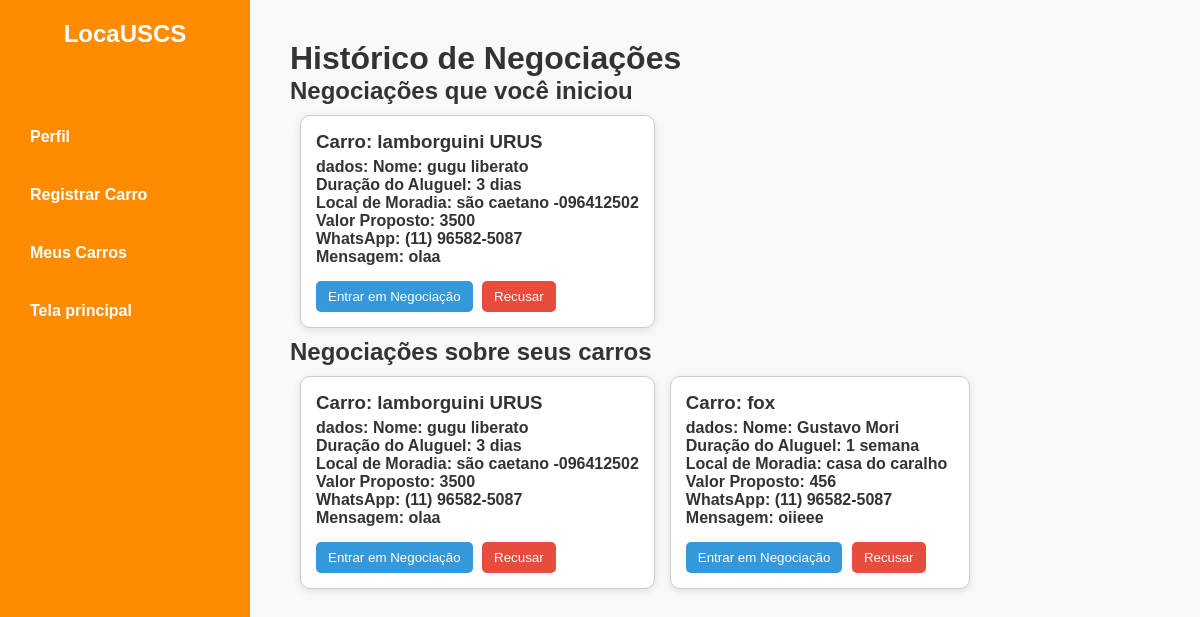
/negociacoes (signed in), run on the app's committed database.
### tables this page shows
CREATE TABLE negociacoes (
            id INTEGER PRIMARY KEY AUTOINCREMENT,
            carro_id INTEGER,
            descricao TEXT, -- agora permite NULL
            email_contato TEXT NOT NULL,
            telefone TEXT NOT NULL, status TEXT,
            FOREIGN KEY(carro_id) REFERENCES carros(id)
        );

CREATE TABLE carros (
        id INTEGER PRIMARY KEY AUTOINCREMENT,
        modelo TEXT NOT NULL,
        ano INTEGER NOT NULL,
        km INTEGER NOT NULL,
        lkm REAL NOT NULL,
        categoria TEXT NOT NULL,
        imagem TEXT NOT NULL,
        usuario_id INTEGER, id_usuario INTEGER,
        FOREIGN KEY (usuario_id) REFERENCES usuarios(id)
    );

### locauscs.py (the view, shortened to what this page needs)
@app.route('/negociacoes', methods=['GET', 'POST'])
def negociacoes():
    if 'user_id' not in session:
        return redirect(url_for('login'))
    user_id = session['user_id']
    conn = sqlite3.connect('locauscs.db')
    cursor = conn.cursor()
    cursor.execute('''
        SELECT n.id, c.modelo, n.descricao, n.email_contato, n.telefone, n.status
        FROM negociacoes n
        JOIN carros c ON n.carro_id = c.id
        WHERE c.usuario_id = ?
    ''', (user_id,))
    negociacoes_dono = cursor.fetchall()
    cursor.execute('''
        SELECT n.id, c.modelo, n.descricao, n.email_contato, n.telefone, n.status
        FROM negociacoes n
        JOIN carros c ON n.carro_id = c.id
        WHERE n.email_contato = (SELECT email FROM usuarios WHERE id = ?)
    ''', (user_id,))
    negociacoes_locatario = cursor.fetchall()
    conn.close()
    return render_template('negociacoes.html',
                           negociacoes_dono=negociacoes_dono,
                           negociacoes_locatario=negociacoes_locatario)

### templates/negociacoes.html (shortened to what this page needs)
<!DOCTYPE html>
<html lang="pt-br">
<head>
    <link rel="stylesheet" href="{{ url_for('static', filename='css/estilo.css') }}" />
</head>
<body>
    <div class="sidebar">
        <div class="logo"><h2>LocaUSCS</h2></div>
        <ul class="sidebar-links">
            <li><a href="{{ url_for('perfil') }}">Perfil</a></li>
            <li><a href="{{ url_for('registrar_carro') }}">Registrar Carro</a></li>
            <li><a href="{{ url_for('meus_carros') }}">Meus Carros</a></li>
            <li><a href="{{ url_for('home') }}">Tela principal</a></li>
        </ul>
    </div>
    <div class="content">
        <h1>Histórico de Negociações</h1>
        <h2>Negociações que você iniciou</h2>
        <div class="scroll-container">
            {% for negociacao in negociacoes_locatario %}
            <div class="negociacao">
                <h3>Carro: {{ negociacao[1] }}</h3>
                <strong><p>dados: {{ negociacao[2] | replace('\n', '<br>') | safe }}</p></strong>
                <button
                    class="btn btn-primary btn-negociacao"
                    data-negociacao='{{ negociacao|tojson|safe }}'
                >Entrar em Negociação</button>
                <form action="{{ url_for('recusar_negociacao') }}" method="post" style="display:inline;">
                    <button type="submit" class="btn btn-danger">Recusar</button>
                </form>
            </div>
            {% endfor %}
        </div>
        <h2>Negociações sobre seus carros</h2>
        <div class="scroll-container">
            {% for negociacao in negociacoes_dono %}
            <div class="negociacao">
                <h3>Carro: {{ negociacao[1] }}</h3>
                <strong><p>dados: {{ negociacao[2] | replace('\n', '<br>') | safe }}</p></strong>
                <button
                    class="btn btn-primary btn-negociacao"
                    data-negociacao='{{ negociacao|tojson|safe }}'
                >Entrar em Negociação</button>
                <form action="{{ url_for('recusar_negociacao') }}" method="post" style="display:inline;">
                    <button type="submit" class="btn btn-danger">Recusar</button>
                </form>
            </div>
            {% endfor %}
        </div>
    </div>
</body>
</html>

### static/css/estilo.css (style rules this page uses)
* { margin: 0; padding: 0; box-sizing: border-box; }
:root { --cor-primaria: #FF8C00; --cor-secundaria: #1E90FF; --cor-terciaria: #FFFFFF; --cor-hover-secundaria: #1565c0; }
body { font-family: Arial, sans-serif; background-color: #f9f9f9; color: #333; display: flex; min-height: 100vh; }
.sidebar { width: 250px; background-color: var(--cor-primaria); height: 100vh; padding: 20px; color: var(--cor-terciaria); position: fixed; top: 0; left: 0; display: flex; flex-direction: column; }
.sidebar .logo h2 { text-align: center; margin-bottom: 30px; }
.sidebar-links { list-style-type: none; padding: 0; margin-top: 20px; }
.sidebar-links li { margin: 20px 0; }
.sidebar-links a { color: var(--cor-terciaria); text-decoration: none; font-weight: bold; display: block; padding: 10px; border-radius: 5px; }
.content { margin-left: 250px; padding: 40px; flex: 1; overflow-y: auto; height: 100vh; }

### templates/negociacoes.html (style rules this page uses)
.scroll-container { display: flex; overflow-x: auto; padding: 10px; gap: 15px; }
.negociacao { min-width: 300px; border: 1px solid #ccc; padding: 15px; background-color: #fff; border-radius: 10px; box-shadow: 0 2px 8px rgba(0,0,0,0.1); flex-shrink: 0; position: relative; }
.negociacao h3 { margin-top: 0; }
.negociacao p { margin: 5px 0; white-space: pre-line; }
.btn { padding: 8px 12px; margin-top: 10px; margin-right: 5px; border: none; border-radius: 5px; cursor: pointer; }
.btn-danger { background-color: #e74c3c; color: white; }
.btn-primary { background-color: #3498db; color: white; }

### data on the page
negociacoes: modelo "lamborguini URUS", descricao "Nome: gugu liberato Duração do Aluguel: 3 dias Local de Moradia: são caetano -096412502 Valor Proposto: 3500 WhatsApp: (11) 96582-5087 Mensagem: olaa"
negociacoes: modelo "fox", descricao "Nome: Gustavo Mori Duração do Aluguel: 1 semana Local de Moradia: casa do caralho Valor Proposto: 456 WhatsApp: (11) 96582-5087 Mensagem: oiieee"
